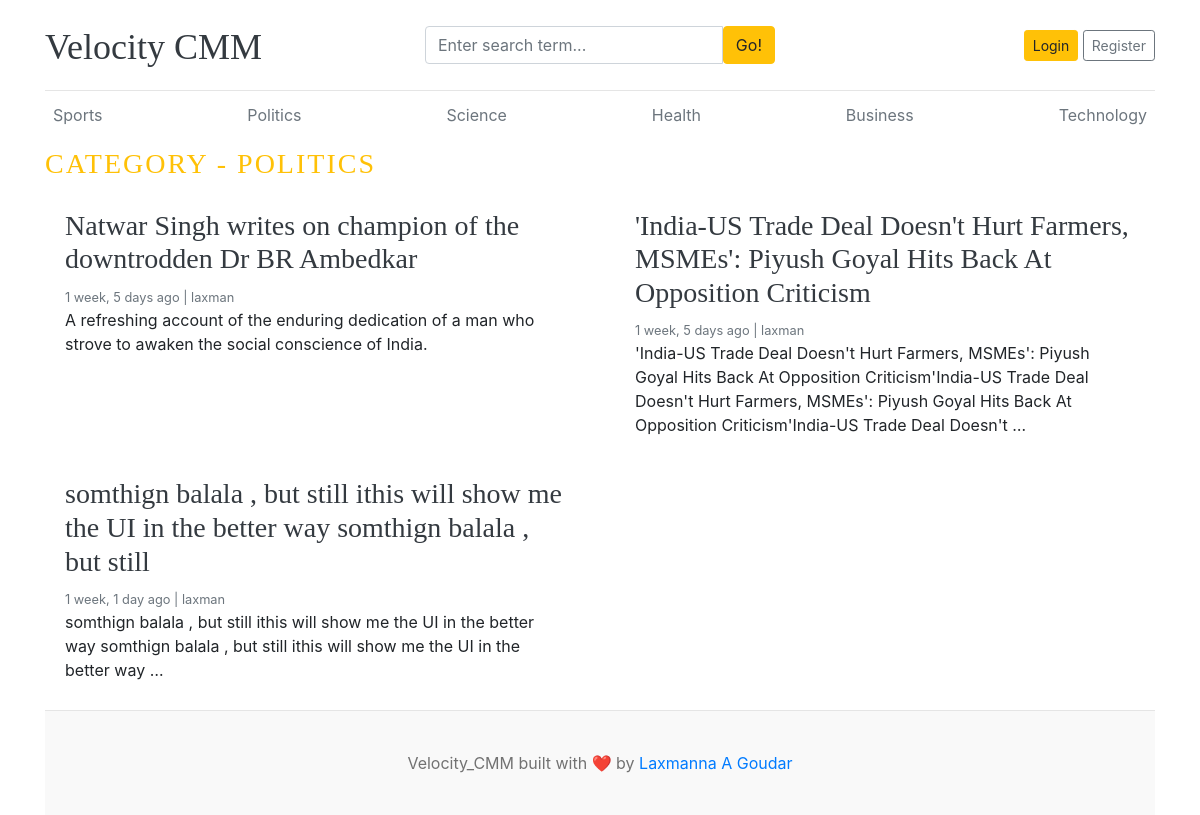
Page /category/3/ on the earlier database version.
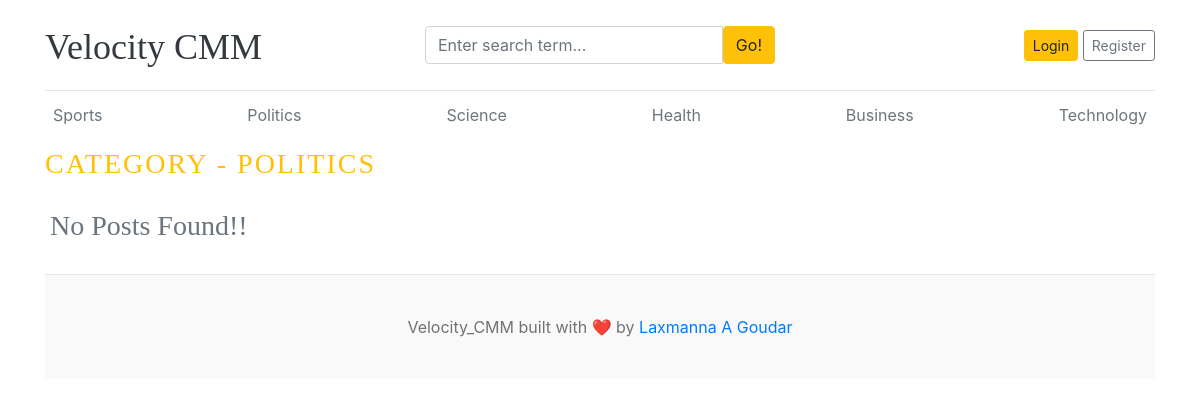
Same page on the later database version.
### blogs/models.py (models this page shows)
class Category(models.Model):
    category_name = models.CharField(max_length=50, unique=True)
    created_at = models.DateTimeField(auto_now_add=True)
    updated_at =  models.DateTimeField(auto_now=True)
    class Meta:
        verbose_name_plural = 'categories'
    def __str__(self):
        return self.category_name

class Blog(models.Model):
    title = models.CharField(max_length=100)
    slug = models.SlugField(max_length=150, unique=True, blank=True)
    category = models.ForeignKey(Category, on_delete=models.CASCADE)
    author = models.ForeignKey(User, on_delete=models.CASCADE)
    featured_image = models.ImageField(upload_to='uploads/%Y/%m/%d')
    short_description = models.TextField(max_length=500)
    blog_body = models.TextField(max_length=2000)
    status = models.CharField(max_length=20, choices=STATUS_CHOICES , default='Draft')
    is_featured = models.BooleanField(default=False)
    created_at = models.DateTimeField(auto_now_add=True)
    updated_at = models.DateTimeField(auto_now=True)
    def __str__(self):
        return self.title

### blogs/views.py (the view)
# urls.py: path('<int:category_id>/', views.posts_by_category, name='posts_by_category')
def posts_by_category(req, category_id):
    posts = Blog.objects.filter(status = 'Published' ,category = category_id)
    category = get_object_or_404(Category, pk = category_id)
    context = {
        'posts' : posts,
        'category' : category,
    }
    return render (req,'posts_by_category.html',context)

### blogs/context_processors.py (called while the page is built)
def get_categories(req):
    categories = Category.objects.all()
    return dict(
        categories=categories
    )

def get_sociallinks(req):
    sociallinks = SocialLink.objects.all()
    return dict(
        sociallinks = sociallinks
    )

### templates/posts_by_category.html
{% extends 'base.html' %}
{% block content %}
    <h3 class="text-uppercase text-warning " style="letter-spacing: 2px;"> Category - {{ category }} </h3>
    <div class="row mb-2">
        {% if posts %}
        {% for post in posts %}
        <div class="col-md-6">
        <div class="card border-0" >
            <div class="card-body">
            <a href="{% url 'blogs' post.slug %}" class="text-dark"><h3>{{ post }}</h3></a>
            <small class="mb-1 text-muted">{{ post.created_at | timesince }} ago | {{ post.author }}</small>
            <p class="card-text">{{ post.short_description|truncatewords:30  }}</p>
            </div>
        </div>
        </div>
        {% endfor %}
        {% else %}
        <div class="card-body">
            <h3 class="mb-1 text-muted">No Posts Found!!</h3>
        </div>
        {% endif %}
    </div>
{% endblock %}

### templates/base.html (shortened to what this page needs)
{% load static %}
<!DOCTYPE html>
<html lang="en">
<head>
    <link href="https://getbootstrap.com/docs/4.0/dist/css/bootstrap.min.css" rel="stylesheet">
    <link rel="stylesheet" href="{% static 'css/blog.css' %}">
  </head>
<body>
    <div class="container">
      <header class="blog-header py-3">
        <div class="row flex-nowrap justify-content-between align-items-center">
          <div class="col-4 pt-1">
            <a class="blog-header-logo text-dark" href="{% url 'home' %}">Velocity CMM</a>
          </div>
          <div class="col-4">
            <form action="{% url 'search' %}" method="GET">
                 <div class="input-group">
                        <input class="form-control" type="text" name="keyword" value = '{{ keyword }}' placeholder="Enter search term..." aria-label="Enter search term..." aria-describedby="button-search" />
                        <button type ="submit" class="btn btn-warning" id="button-search" type="button">Go!</button>
                </div>
            </form>
          </div>
          <div class="col-4 d-flex justify-content-end align-items-center">
            <a class="btn btn-sm btn-warning" href="#">Login</a> &nbsp;
            <a class="btn btn-sm btn-outline-secondary" href="{% url 'register' %}">Register</a>
          </div>
        </div>
      </header>
      <div class="nav-scroller py-1 mb-2">
        <nav class="nav d-flex justify-content-between">
        {% for cat in categories %}
          <a class="p-2 text-muted" href="{% url 'posts_by_category' cat.id %}">{{ cat.category_name }}</a>
        {% endfor %}
        </nav>
      </div>
{% block content %}
{% endblock %}
<footer class="blog-footer">
  <p>Velocity_CMM built with ❤️ by <a href="#">Laxmanna A Goudar</a></p>
</footer>
</body>
</html>

Differences in the rows shown:
removed Blog: title "Natwar Singh writes on champion of the downtrodden Dr BR Ambedkar", created_at "1 week, 5 days", author "laxman", short_description "A refreshing account of the enduring dedication of a man who strove to awaken the social conscience of India."
removed Blog: title "'India-US Trade Deal Doesn't Hurt Farmers, MSMEs': Piyush Goyal Hits Back At Opposition Criticism", created_at "1 week, 5 days", author "laxman", short_description "'India-US Trade Deal Doesn't Hurt Farmers, MSMEs': Piyush Goyal Hits Back At Opposition Criticism'India-US Trade Deal Doesn't Hurt Farmers, MSMEs': Piyush Goyal Hits Back At Opposition Criticism'India-US Trade Deal Doesn't …"
removed Blog: title "somthign balala , but still ithis will show me the UI in the better way somthign balala , but still", created_at "1 week, 1 day", author "laxman", short_description "somthign balala , but still ithis will show me the UI in the better way somthign balala , but still ithis will show me the UI in the better way …"
Other differences:
text now shown: "No Posts Found!!"
